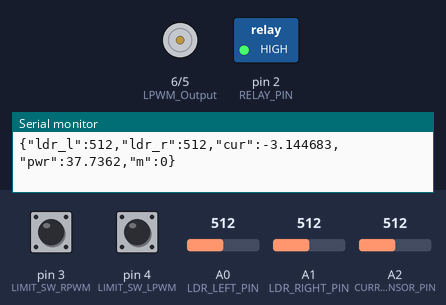
Simulated run of this program. Board: Arduino Nano, built with avr-gcc and run on an emulated ATmega328P. Shown: motor-driver pin pairs drawn as motors (green arrow = first pin HIGH = forward, orange = second pin HIGH = backward, longer = more drive), switched loads named in the program (green lamp = pin HIGH), the last lines printed to the serial monitor. The test bench sets the inputs (shaded band); at power-on: A0 (LDR_LEFT_PIN) = 512, A1 (LDR_RIGHT_PIN) = 512, pin 3 (LIMIT_SW_RPWM) HIGH, pin 4 (LIMIT_SW_LPWM) HIGH, A2 (CURRENT_SENSOR_PIN) = 512.

Above: at 1.2 s.
1.3 s: A0 (LDR_LEFT_PIN) set to 551
2.8 s: A0 (LDR_LEFT_PIN) set to 574
At 3.4 s:
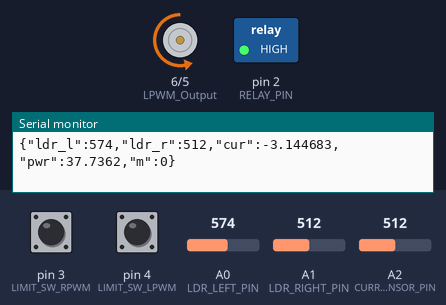
4.3 s: A1 (LDR_RIGHT_PIN) set to 536
At 5.5 s:
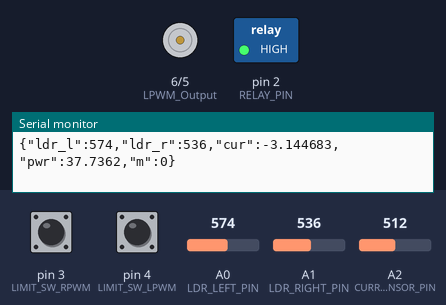
5.8 s: A1 (LDR_RIGHT_PIN) set to 609
7.3 s: A1 (LDR_RIGHT_PIN) set to 635
At 8.0 s:
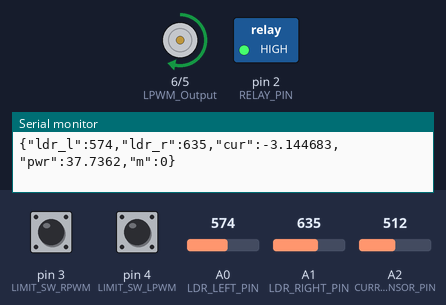
Timing chart, 0 to 10.3 s (numbered marks = the images above; inputs shaded):
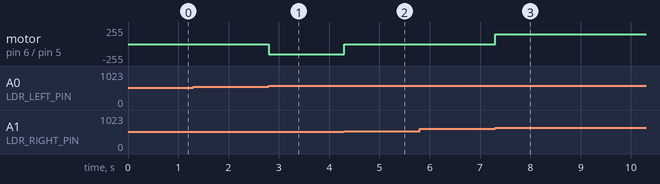

Measured:
- the behaviour switches between 562 and 563 on A0 (LDR_LEFT_PIN) (found by bisection; images 0 and 1)
- the behaviour switches between 523 and 524 on A1 (LDR_RIGHT_PIN) (found by bisection; images 1 and 2)
- the behaviour switches between 624 and 625 on A1 (LDR_RIGHT_PIN) (found by bisection; images 2 and 3)
- after the input at 2.8 s, motor on pin 6 (LPWM_Output) / pin 5 (RPWM_Output): stopped → backward 150/255 at once
- after the input at 4.3 s, motor on pin 6 (LPWM_Output) / pin 5 (RPWM_Output): backward 150/255 → stopped at once
- after the input at 7.3 s, motor on pin 6 (LPWM_Output) / pin 5 (RPWM_Output): stopped → forward 150/255 at once

The program:

main.cpp
```cpp
#include <Arduino.h>
#include "settings.h"
#include "ldr_tracker.h"
#include "current_sensor.h"
#include "serial_comm.h"

// Global settings — initialized with defaults from settings.h
Settings settings = DEFAULT_SETTINGS;

void setup() {
  Serial.begin(115200);  // 115200 baud — must match ESP32 Serial2

  // Motor driver output pins
  pinMode(RPWM_Output, OUTPUT);
  pinMode(LPWM_Output, OUTPUT);

  // Limit switch input pins (external 10kΩ pull-up to 5V — no internal pull-up needed)
  pinMode(LIMIT_SW_RPWM, INPUT);
  pinMode(LIMIT_SW_LPWM, INPUT);

  // Relay pin — default HIGH (relay off, NC closed = mode 0)
  pinMode(RELAY_PIN, OUTPUT);
  digitalWrite(RELAY_PIN, HIGH);

  // Ensure motor is stopped on boot
  analogWrite(RPWM_Output, 0);
  analogWrite(LPWM_Output, 0);
}

void loop() {
  // Receive incoming settings commands from ESP32 (non-blocking)
  receiveSettings(settings);

  // Read LDR sensor values
  int ldrLeft  = readLDRLeft();
  int ldrRight = readLDRRight();

  // Relay: mode 0 → HIGH (NC, relay off), mode 1 → LOW (NO, relay energized)
  digitalWrite(RELAY_PIN, settings.mode == 1 ? LOW : HIGH);

  // Select active PWM based on current mode
  // mode 0 = Motor, mode 1 = Actuator
  int activePwm = (settings.mode == 0) ? settings.pwmMotor : settings.pwmActuator;

  // Tolerance-based LDR sun tracking — drives H-bridge RPWM/LPWM
  updateMotor(ldrLeft, ldrRight, settings.tolerance, activePwm);

  // Accumulate one ADC sample into the running average (non-blocking)
  sampleCurrent();

  // Get smoothed current; derive power
  float current = readCurrent();
  float power   = 12.0f * abs(current);

  // Publish sensor JSON over Serial (rate-limited to 500ms internally)
  sendSensorData(ldrLeft, ldrRight, current, power, settings.mode);
}
```

current_sensor.cpp
```cpp
#include "current_sensor.h"

// Running EMA of raw ADC value (init to ~midpoint 2.71V ≈ 554 raw)
static float emaRaw = 554.0f;

void sampleCurrent() {
  int raw = analogRead(CURRENT_SENSOR_PIN);
  emaRaw += CURRENT_EMA_ALPHA * (raw - emaRaw);
}

float readCurrent() {
  float voltage = (emaRaw / 1023.0f) * 5.0f;
  float current = (voltage - ACS712_ZERO_POINT) / ACS712_SENSITIVITY;
  return current;
}
```

current_sensor.h
```cpp
#pragma once

#include <Arduino.h>

// ACS712 30A current sensor pin
#define CURRENT_SENSOR_PIN A2

// Exponential moving average weight (0.0–1.0)
// Lower = smoother/slower, higher = more responsive
// 0.02 ≈ ~50-sample effective window, good balance for 490Hz PWM
#define CURRENT_EMA_ALPHA 0.02f

// ACS712 30A sensitivity: 66mV/A
#define ACS712_SENSITIVITY 0.066f

// ACS712 zero-current output voltage (measured midpoint, adjust if needed)
#define ACS712_ZERO_POINT 2.71f

// Call once per loop iteration — reads one ADC sample, updates running average
void sampleCurrent();

// Returns the current smoothed reading in Amperes
float readCurrent();
```

ldr_tracker.cpp
```cpp
#include "ldr_tracker.h"

int readLDRLeft() {
  return analogRead(LDR_LEFT_PIN);
}

int readLDRRight() {
  return analogRead(LDR_RIGHT_PIN);
}

void updateMotor(int ldrLeft, int ldrRight, int tolerance, int pwm) {
  bool limitRpwm = (digitalRead(LIMIT_SW_RPWM) == LOW);
  bool limitLpwm = (digitalRead(LIMIT_SW_LPWM) == LOW);

  int diff = ldrLeft - ldrRight;
  if (abs(diff) > tolerance) {
    if (diff > 0) {
      // Left brighter — rotate RPWM direction; blocked if limit hit
      analogWrite(RPWM_Output, limitRpwm ? 0 : pwm);
      analogWrite(LPWM_Output, 0);
    } else {
      // Right brighter — rotate LPWM direction; blocked if limit hit
      analogWrite(LPWM_Output, limitLpwm ? 0 : pwm);
      analogWrite(RPWM_Output, 0);
    }
  } else {
    // Balanced — stop motor
    analogWrite(RPWM_Output, 0);
    analogWrite(LPWM_Output, 0);
  }
}
```

ldr_tracker.h
```cpp
#pragma once

#include <Arduino.h>

// LDR sensor pin definitions
#define LDR_LEFT_PIN  A0
#define LDR_RIGHT_PIN A1

// H-bridge motor driver pin definitions
#define RPWM_Output 5
#define LPWM_Output 6

// Limit switch pins (INPUT — LOW when pressed, external 10kΩ pull-up to 5V)
#define LIMIT_SW_RPWM 3  // Blocks RPWM direction when pressed
#define LIMIT_SW_LPWM 4  // Blocks LPWM direction when pressed

// Relay pin (active LOW)
// mode 0 → HIGH (relay off, NC closed) → NC lamp on
// mode 1 → LOW  (relay energized, NO closed) → NO lamp on
#define RELAY_PIN 2

// Read both LDR values
int readLDRLeft();
int readLDRRight();

// Tolerance-based motor control
// diff > tolerance  → drive RPWM only (left brighter, rotate toward left)
// diff < -tolerance → drive LPWM only (right brighter, rotate toward right)
// balanced          → stop motor (both pins = 0)
void updateMotor(int ldrLeft, int ldrRight, int tolerance, int pwm);
```

serial_comm.cpp
```cpp
#include "serial_comm.h"
#include <Arduino.h>
#include <ArduinoJson.h>

void sendSensorData(int ldrLeft, int ldrRight, float current, float power, int mode) {
  static unsigned long lastSend = 0;
  if (millis() - lastSend < 500) return;
  lastSend = millis();

  JsonDocument doc;
  doc["ldr_l"] = ldrLeft;
  doc["ldr_r"] = ldrRight;
  doc["cur"]   = current;
  doc["pwr"]   = power;
  doc["m"]     = mode;
  serializeJson(doc, Serial);
  Serial.println();
}

void receiveSettings(Settings &s) {
  if (!Serial.available()) return;
  String line = Serial.readStringUntil('\n');
  line.trim();
  if (line.length() == 0) return;

  JsonDocument doc;
  DeserializationError err = deserializeJson(doc, line);
  if (err) return;

  Serial.print("[CMD] raw=");
  Serial.println(line);

  if (!doc["mode"].isNull()) {
    s.mode = doc["mode"].as<int>();
    Serial.print("[CMD] mode="); Serial.println(s.mode);
  }
  if (!doc["pwm_motor"].isNull())    s.pwmMotor    = doc["pwm_motor"].as<int>();
  if (!doc["pwm_actuator"].isNull()) s.pwmActuator = doc["pwm_actuator"].as<int>();
  if (!doc["tolerance"].isNull())    s.tolerance   = doc["tolerance"].as<int>();
}
```

serial_comm.h
```cpp
#pragma once

#include "settings.h"

// Send sensor data as JSON over Serial (non-blocking, 500ms interval)
void sendSensorData(int ldrLeft, int ldrRight, float current, float power, int mode);

// Receive and parse incoming settings JSON from Serial
void receiveSettings(Settings &s);
```

settings.h
```cpp
#pragma once

struct Settings {
  int mode;         // 0 = Motor, 1 = Actuator
  int pwmMotor;     // PWM value for motor mode (0–255)
  int pwmActuator;  // PWM value for actuator mode (0–255)
  int tolerance;    // LDR balance tolerance (0–1023)
};

static const Settings DEFAULT_SETTINGS = {
  /* mode        */ 0,
  /* pwmMotor    */ 150,
  /* pwmActuator */ 120,
  /* tolerance   */ 50
};
```
